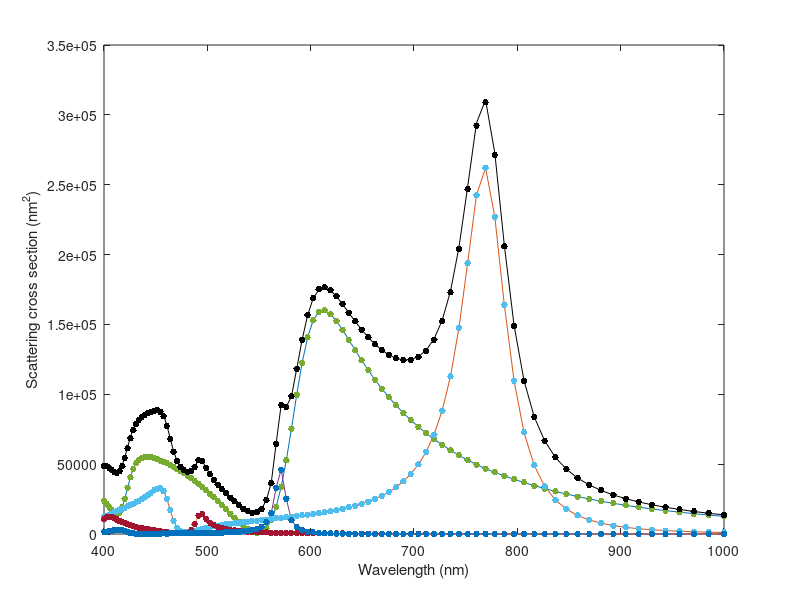
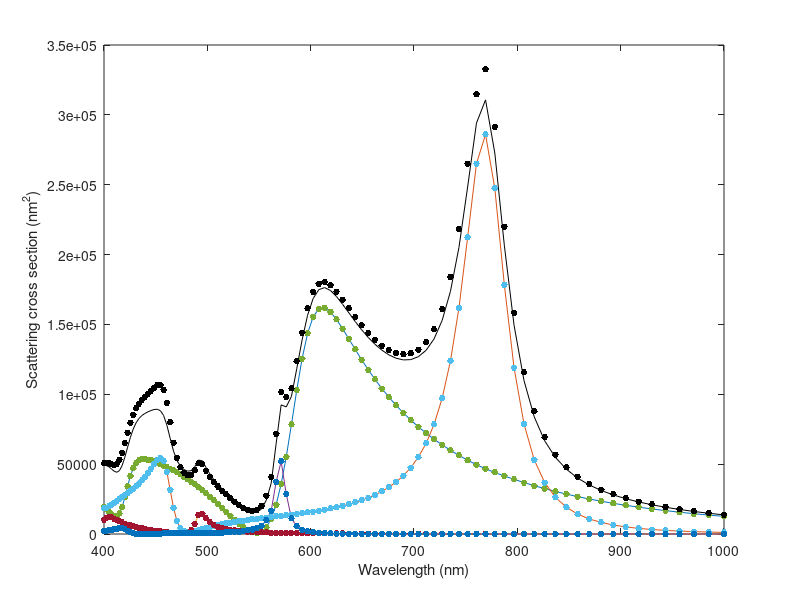

These charts were generated, in order, by the following MATLAB code:
%% loading
clear all;
close all;
lum_exact = dlmread('MENP_SiNP_r100_result_exact.txt',',',2,0);
lum_approx = dlmread('MENP_SiNP_r100_result_approx.txt',',',2,0);
menp = csvread('demo_exact.csv');
menp_approx = csvread('demo_approx.csv');

%% plot
% exact
lbdp = lum_exact(:,1);
check = abs(lbdp(:,1) - menp(:,1)) > 0.1;  % 1 if values are different
fig1 = figure();
plot(lbdp,lum_exact(:,2),'k'); hold on;
plot(lbdp,lum_exact(:,3:6));
plot(lbdp,menp(:,2:5)*1e18,'.','MarkerSize',15);
plot(lbdp,menp(:,6)*1e18,'k.','MarkerSize',15);
xlabel('Wavelength (nm)');
ylabel('Scattering cross section (nm^2)');
xlim([min(lbdp),max(lbdp)]);

% approx (vs exact lumerical)
lbdp = lum_approx(:,1);
check2 = abs(lbdp(:,1) - menp_approx(:,1)) > 0.1;  % 1 if values are different
fig2 = figure();
plot(lbdp,lum_approx(:,2),'k'); hold on;
plot(lbdp,lum_approx(:,3:6));
plot(lbdp,menp_approx(:,2:5)*1e18,'.','MarkerSize',15);
plot(lbdp,menp_approx(:,6)*1e18,'k.','MarkerSize',15);
xlabel('Wavelength (nm)');
ylabel('Scattering cross section (nm^2)');
xlim([min(lbdp),max(lbdp)]);